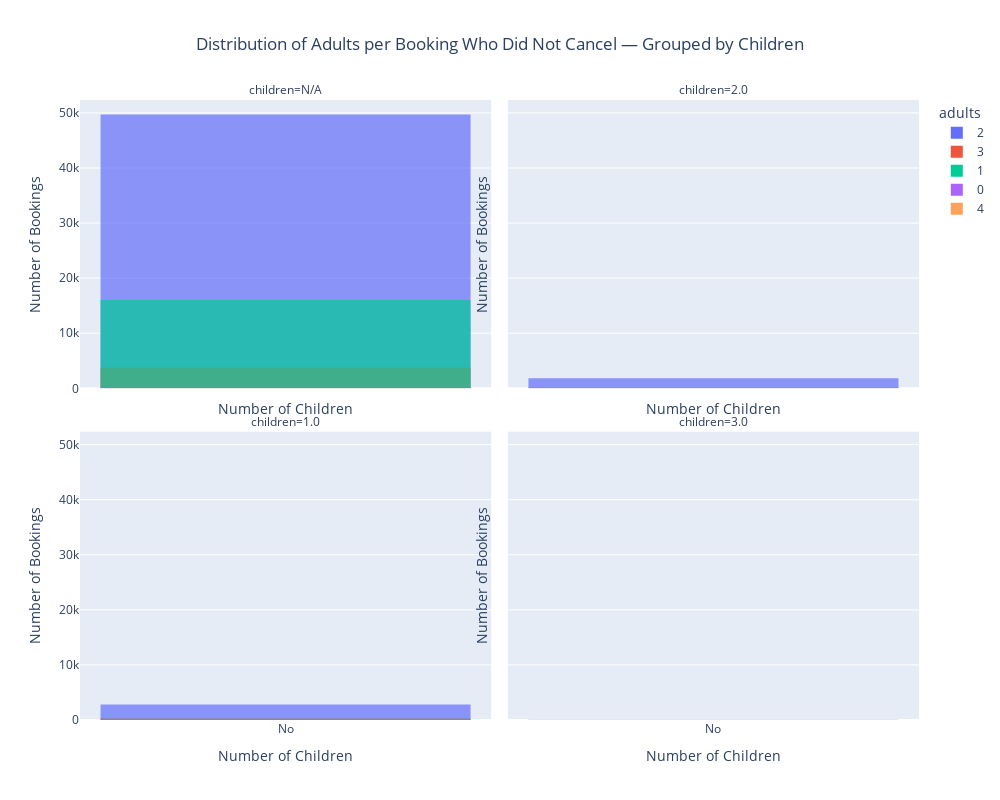

The notebook cell saved with this chart:
### Code cell
# Create a histogram
fig = px.histogram(
    DF_mini,
    x='is_canceled',
    color='adults',
    facet_col='children',
    facet_col_wrap=2,
    barmode='overlay',
    nbins=20,
    opacity=0.7,
    title='Distribution of Adults per Booking Who Did Not Cancel — Grouped by Children'
)

fig.update_layout(
    title_x=0.5,
    height=800,
    width=1000,
    bargap=0.1
)

fig.update_xaxes(title='Number of Children')
fig.update_yaxes(title='Number of Bookings')

fig.show()

### Figure 1 — Plotly figure (JSON) as saved in the notebook; plotly's stock layout.template omitted (floating-point values rounded to 4 significant figures; data arrays with more than 128 entries replaced by an {"elided": "..."} marker saying what was removed)
{"data": [{"bingroup": "x", "hovertemplate": "adults=2<br>children=N/A<br>is_canceled=%{x}<br>count=%{y}<extra></extra>", "legendgroup": "2", "marker": {"color": "#636efa", "opacity": 0.7, "pattern": {"shape": ""}}, "name": "2", "nbinsx": 20, "orientation": "v", "showlegend": true, "type": "histogram", "x": {"elided": "49728 str values"}, "xaxis": "x3", "yaxis": "y3"}, {"bingroup": "x", "hovertemplate": "adults=2<br>children=2.0<br>is_canceled=%{x}<br>count=%{y}<extra></extra>", "legendgroup": "2", "marker": {"color": "#636efa", "opacity": 0.7, "pattern": {"shape": ""}}, "name": "2", "nbinsx": 20, "orientation": "v", "showlegend": false, "type": "histogram", "x": {"elided": "1846 str values"}, "xaxis": "x4", "yaxis": "y4"}, {"bingroup": "x", "hovertemplate": "adults=2<br>children=1.0<br>is_canceled=%{x}<br>count=%{y}<extra></extra>", "legendgroup": "2", "marker": {"color": "#636efa", "opacity": 0.7, "pattern": {"shape": ""}}, "name": "2", "nbinsx": 20, "orientation": "v", "showlegend": false, "type": "histogram", "x": {"elided": "2799 str values"}, "xaxis": "x", "yaxis": "y"}, {"bingroup": "x", "hovertemplate": "adults=2<br>children=3.0<br>is_canceled=%{x}<br>count=%{y}<extra></extra>", "legendgroup": "2", "marker": {"color": "#636efa", "opacity": 0.7, "pattern": {"shape": ""}}, "name": "2", "nbinsx": 20, "orientation": "v", "showlegend": false, "type": "histogram", "x": ["No", "No", "No", "No", "No", "No", "No", "No", "No", "No", "No", "No", "No", "No", "No", "No", "No", "No", "No", "No", "No", "No", "No", "No", "No", "No", "No", "No", "No", "No", "No", "No", "No", "No", "No", "No", "No", "No", "No", "No", "No", "No", "No", "No", "No", "No", "No", "No", "No"], "xaxis": "x2", "yaxis": "y2"}, {"bingroup": "x", "hovertemplate": "adults=3<br>children=N/A<br>is_canceled=%{x}<br>count=%{y}<extra></extra>", "legendgroup": "3", "marker": {"color": "#EF553B", "opacity": 0.7, "pattern": {"shape": ""}}, "name": "3", "nbinsx": 20, "orientation": "v", "showlegend": true, "type": "histogram", "x": {"elided": "3745 str values"}, "xaxis": "x3", "yaxis": "y3"}, {"bingroup": "x", "hovertemplate": "adults=3<br>children=2.0<br>is_canceled=%{x}<br>count=%{y}<extra></extra>", "legendgroup": "3", "marker": {"color": "#EF553B", "opacity": 0.7, "pattern": {"shape": ""}}, "name": "3", "nbinsx": 20, "orientation": "v", "showlegend": false, "type": "histogram", "x": ["No", "No", "No", "No", "No", "No", "No", "No", "No", "No", "No", "No", "No", "No", "No", "No", "No", "No", "No", "No", "No", "No", "No", "No", "No", "No", "No", "No", "No", "No"], "xaxis": "x4", "yaxis": "y4"}, {"bingroup": "x", "hovertemplate": "adults=3<br>children=1.0<br>is_canceled=%{x}<br>count=%{y}<extra></extra>", "legendgroup": "3", "marker": {"color": "#EF553B", "opacity": 0.7, "pattern": {"shape": ""}}, "name": "3", "nbinsx": 20, "orientation": "v", "showlegend": false, "type": "histogram", "x": {"elided": "276 str values"}, "xaxis": "x", "yaxis": "y"}, {"bingroup": "x", "hovertemplate": "adults=1<br>children=N/A<br>is_canceled=%{x}<br>count=%{y}<extra></extra>", "legendgroup": "1", "marker": {"color": "#00cc96", "opacity": 0.7, "pattern": {"shape": ""}}, "name": "1", "nbinsx": 20, "orientation": "v", "showlegend": true, "type": "histogram", "x": {"elided": "16029 str values"}, "xaxis": "x3", "yaxis": "y3"}, {"bingroup": "x", "hovertemplate": "adults=1<br>children=2.0<br>is_canceled=%{x}<br>count=%{y}<extra></extra>", "legendgroup": "1", "marker": {"color": "#00cc96", "opacity": 0.7, "pattern": {"shape": ""}}, "name": "1", "nbinsx": 20, "orientation": "v", "showlegend": false, "type": "histogram", "x": ["No", "No", "No", "No", "No", "No", "No", "No", "No", "No", "No", "No", "No", "No", "No", "No", "No", "No", "No", "No", "No", "No", "No", "No", "No", "No", "No", "No", "No", "No", "No", "No", "No", "No", "No", "No", "No", "No", "No", "No", "No", "No", "No", "No", "No", "No", "No", "No", "No", "No", "No", "No", "No", "No", "No", "No", "No", "No", "No", "No", "No", "No", "No", "No", "No", "No", "No", "No", "No", "No", "No", "No", "No", "No", "No", "No", "No", "No", "No", "No", "No", "No", "No", "No", "No", "No", "No", "No", "No", "No", "No", "No", "No", "No", "No", "No", "No", "No", "No", "No", "No", "No", "No", "No", "No", "No", "No", "No"], "xaxis": "x4", "yaxis": "y4"}, {"bingroup": "x", "hovertemplate": "adults=1<br>children=1.0<br>is_canceled=%{x}<br>count=%{y}<extra></extra>", "legendgroup": "1", "marker": {"color": "#00cc96", "opacity": 0.7, "pattern": {"shape": ""}}, "name": "1", "nbinsx": 20, "orientation": "v", "showlegend": false, "type": "histogram", "x": {"elided": "214 str values"}, "xaxis": "x", "yaxis": "y"}, {"bingroup": "x", "hovertemplate": "adults=1<br>children=3.0<br>is_canceled=%{x}<br>count=%{y}<extra></extra>", "legendgroup": "1", "marker": {"color": "#00cc96", "opacity": 0.7, "pattern": {"shape": ""}}, "name": "1", "nbinsx": 20, "orientation": "v", "showlegend": false, "type": "histogram", "x": ["No", "No"], "xaxis": "x2", "yaxis": "y2"}, {"bingroup": "x", "hovertemplate": "adults=0<br>children=N/A<br>is_canceled=%{x}<br>count=%{y}<extra></extra>", "legendgroup": "0", "marker": {"color": "#ab63fa", "opacity": 0.7, "pattern": {"shape": ""}}, "name": "0", "nbinsx": 20, "orientation": "v", "showlegend": true, "type": "histogram", "x": {"elided": "155 str values"}, "xaxis": "x3", "yaxis": "y3"}, {"bingroup": "x", "hovertemplate": "adults=0<br>children=2.0<br>is_canceled=%{x}<br>count=%{y}<extra></extra>", "legendgroup": "0", "marker": {"color": "#ab63fa", "opacity": 0.7, "pattern": {"shape": ""}}, "name": "0", "nbinsx": 20, "orientation": "v", "showlegend": false, "type": "histogram", "x": ["No", "No", "No", "No", "No", "No", "No", "No", "No", "No", "No", "No", "No", "No", "No", "No", "No", "No", "No", "No", "No", "No", "No", "No", "No", "No", "No", "No", "No", "No", "No", "No", "No", "No", "No", "No", "No", "No", "No", "No", "No", "No", "No", "No", "No", "No", "No", "No", "No", "No", "No", "No", "No", "No", "No", "No", "No", "No", "No", "No", "No", "No", "No", "No", "No", "No", "No", "No", "No", "No", "No", "No", "No", "No", "No", "No", "No", "No", "No", "No", "No", "No", "No", "No", "No", "No", "No", "No", "No", "No", "No", "No", "No", "No", "No", "No", "No", "No", "No", "No", "No", "No", "No", "No", "No", "No", "No", "No", "No", "No", "No", "No", "No", "No", "No", "No", "No", "No", "No", "No", "No", "No", "No", "No", "No", "No", "No"], "xaxis": "x4", "yaxis": "y4"}, {"bingroup": "x", "hovertemplate": "adults=0<br>children=1.0<br>is_canceled=%{x}<br>count=%{y}<extra></extra>", "legendgroup": "0", "marker": {"color": "#ab63fa", "opacity": 0.7, "pattern": {"shape": ""}}, "name": "0", "nbinsx": 20, "orientation": "v", "showlegend": false, "type": "histogram", "x": ["No", "No", "No", "No"], "xaxis": "x", "yaxis": "y"}, {"bingroup": "x", "hovertemplate": "adults=0<br>children=3.0<br>is_canceled=%{x}<br>count=%{y}<extra></extra>", "legendgroup": "0", "marker": {"color": "#ab63fa", "opacity": 0.7, "pattern": {"shape": ""}}, "name": "0", "nbinsx": 20, "orientation": "v", "showlegend": false, "type": "histogram", "x": ["No", "No", "No", "No", "No", "No", "No", "No"], "xaxis": "x2", "yaxis": "y2"}, {"bingroup": "x", "hovertemplate": "adults=4<br>children=N/A<br>is_canceled=%{x}<br>count=%{y}<extra></extra>", "legendgroup": "4", "marker": {"color": "#FFA15A", "opacity": 0.7, "pattern": {"shape": ""}}, "name": "4", "nbinsx": 20, "orientation": "v", "showlegend": true, "type": "histogram", "x": ["No", "No", "No", "No", "No", "No", "No", "No", "No", "No", "No", "No", "No", "No", "No", "No", "No", "No", "No", "No", "No", "No", "No", "No", "No", "No", "No", "No", "No", "No", "No", "No", "No", "No", "No", "No", "No", "No", "No", "No", "No", "No", "No", "No", "No"], "xaxis": "x3", "yaxis": "y3"}, {"bingroup": "x", "hovertemplate": "adults=4<br>children=1.0<br>is_canceled=%{x}<br>count=%{y}<extra></extra>", "legendgroup": "4", "marker": {"color": "#FFA15A", "opacity": 0.7, "pattern": {"shape": ""}}, "name": "4", "nbinsx": 20, "orientation": "v", "showlegend": false, "type": "histogram", "x": ["No"], "xaxis": "x", "yaxis": "y"}], "layout": {"annotations": [{"font": {}, "showarrow": false, "text": "children=1.0", "x": 0.245, "xanchor": "center", "xref": "paper", "y": 0.465, "yanchor": "bottom", "yref": "paper"}, {"font": {}, "showarrow": false, "text": "children=3.0", "x": 0.755, "xanchor": "center", "xref": "paper", "y": 0.465, "yanchor": "bottom", "yref": "paper"}, {"font": {}, "showarrow": false, "text": "children=N/A", "x": 0.245, "xanchor": "center", "xref": "paper", "y": 1.0, "yanchor": "bottom", "yref": "paper"}, {"font": {}, "showarrow": false, "text": "children=2.0", "x": 0.755, "xanchor": "center", "xref": "paper", "y": 1.0, "yanchor": "bottom", "yref": "paper"}], "bargap": 0.1, "barmode": "overlay", "height": 800, "legend": {"title": {"text": "adults"}, "tracegroupgap": 0}, "title": {"text": "Distribution of Adults per Booking Who Did Not Cancel — Grouped by Children", "x": 0.5}, "width": 1000, "xaxis": {"anchor": "y", "domain": [0, 0.49], "title": {"text": "Number of Children"}}, "xaxis2": {"anchor": "y2", "domain": [0.51, 1], "matches": "x", "title": {"text": "Number of Children"}}, "xaxis3": {"anchor": "y3", "domain": [0, 0.49], "matches": "x", "showticklabels": false, "title": {"text": "Number of Children"}}, "xaxis4": {"anchor": "y4", "domain": [0.51, 1], "matches": "x", "showticklabels": false, "title": {"text": "Number of Children"}}, "yaxis": {"anchor": "x", "domain": [0, 0.465], "title": {"text": "Number of Bookings"}}, "yaxis2": {"anchor": "x2", "domain": [0, 0.465], "matches": "y", "showticklabels": false, "title": {"text": "Number of Bookings"}}, "yaxis3": {"anchor": "x3", "domain": [0.535, 1.0], "matches": "y", "title": {"text": "Number of Bookings"}}, "yaxis4": {"anchor": "x4", "domain": [0.535, 1.0], "matches": "y", "showticklabels": false, "title": {"text": "Number of Bookings"}}}}
